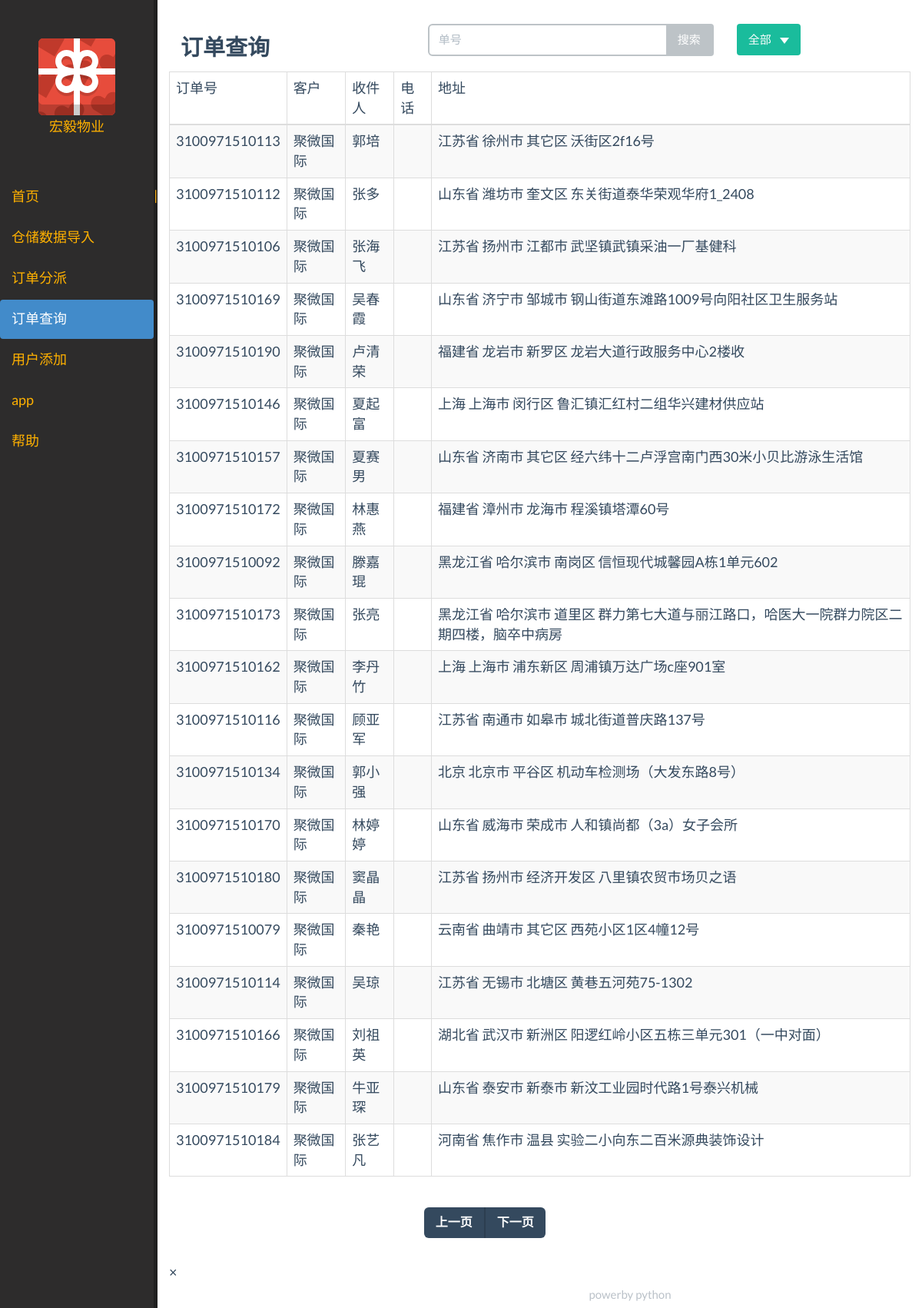
/order_post_by_condition/0, run on the app's committed database.
### apps/data/transgodatabase.py (models this page shows, shortened)
class Order(Base):
    __tablename__ = "order"
    ID = Column(String(20), primary_key=True)
    clienter = Column(String(20), nullable=False)
    tick = Column(String(20))
    user = Column(String(6))
    addr = Column(String(128), nullable=False)
    tel = Column(String(11))
    count = Column(Integer)
    express = Column(String(10))
    time = Column(DateTime,
            default=datetime.now)
    descript = Column(String(256))
    print_status = Column(String(5))
    cancel_status = Column(Boolean)
    status = Column(String(10), nullable=False, default="Import")
    courise = Column(Integer, ForeignKey("courise.courise_id"))

### apps/main/views.py (the view)
@main_app.route("/order_post_by_condition/<int:cond_type>", methods=["GET"])
def order_query_by_condition(cond_type=0):
    session = make_session()
    orders = session.query(Order)
    session = make_session()
    if cond_type == 0:
        orders = session.query(Order)\
                        .filter(Order.status == "Import")\
                        .filter(Order.courise == None)\
                        .order_by(Order.time)\
                        .limit(PAGE_COUNT)
    elif cond_type == 2:
        orders = session.query(Order)\
                        .filter(Order.status == "Finish")\
                        .order_by(Order.time)\
                        .limit(PAGE_COUNT)
    else:
        orders = session.query(Order)\
                        .filter(Order.status != "Finish")\
                        .filter(Order.courise != None)\
                        .order_by(Order.time)\
                        .limit(PAGE_COUNT)
    page_num = 2
    return render_template("order_post_frame.html",
                           orders=orders,
                           num=page_num)

### apps/data/transgodatabase.py (called while the page is built)
def make_session():
    Session = sessionmaker(bind=engine)
    session = Session()
    return session

### templates/order_post_frame.html (shortened to what this page needs)
{% extends "main_frame.html" %}
{% block main_content %}
{% include "order_post.html" %}
{% endblock %}

### templates/order_post.html (shortened to what this page needs)
{% extends "main_content.html" %}
{% block main_content %}
<br/>
<div>
    <div class="col-md-4"><h4>订单查询</h4></div>
    <div class="col-md-5">
        <div class="input-group">
            <input id="search_order_id" type="text" class="form-control" placeholder="单号"></input>
            <span class="input-group-btn">
                <button class="btn btn-default" onclick="searchOrder()" type="button">搜索</button>
            </span>
        </div>
    </div>
    <div class="col-md-3 btn-group">
        <button class="btn btn-primary dropdown-toggle" data-toggle="dropdown"
                aria-haspopup="true" aria-expanded="false">
            全部
            <span class="caret">
            </span>
        </button>
    </div>
<div>
<table class="table table-striped table-bordered table-hover">
    <thead>
        <tr>
            <td>订单号</td>
            <td>客户</td>
            <td>收件人</td>
            <td>电话</td>
            <td>地址</td>
        </tr>
    </thead>
    <tbody>
        {% for order in orders %}
        <tr>
            <td>{{order.ID}}</td>
            <td>{{order.clienter}}</td>
            <td>{{order.user}}</td>
            <td>{{order.tel}}</td>
            <td>{{order.addr}}</td>
        </tr>
        {% endfor %}
    </tbody>
</table>
<div class="row">
    <div class="col-md-6 col-md-offset-4">
        <nav>
            <ul class="pager">
                <li class="previous"><a href="/order_post_page/{{num - 1}}"><span aria-hidden="true">上一页</span></a></li>
                <li class="next"><a href="/order_post_page/{{num}}"><span aria-hidden="true">下一页</span></a></li>
            </ul>
        </nav>
    </div>
</div>
{% endblock %}

### static/css/trango.css (style rules this page uses)
a { color: #ffb100; }

### data on the page
Order: ID "3100971510113", clienter "聚微国际", user "郭培", addr "江苏省 徐州市 其它区 沃街区2f16号"
Order: ID "3100971510112", clienter "聚微国际", user "张多", addr "山东省 潍坊市 奎文区 东关街道泰华荣观华府1_2408"
Order: ID "3100971510106", clienter "聚微国际", user "张海飞", addr "江苏省 扬州市 江都市 武坚镇武镇采油一厂基健科"
Order: ID "3100971510169", clienter "聚微国际", user "吴春霞", addr "山东省 济宁市 邹城市 钢山街道东滩路1009号向阳社区卫生服务站"
Order: ID "3100971510190", clienter "聚微国际", user "卢清荣", addr "福建省 龙岩市 新罗区 龙岩大道行政服务中心2楼收"
Order: ID "3100971510146", clienter "聚微国际", user "夏起富", addr "上海 上海市 闵行区 鲁汇镇汇红村二组华兴建材供应站"
Order: ID "3100971510157", clienter "聚微国际", user "夏赛男", addr "山东省 济南市 其它区 经六纬十二卢浮宫南门西30米小贝比游泳生活馆"
Order: ID "3100971510172", clienter "聚微国际", user "林惠燕", addr "福建省 漳州市 龙海市 程溪镇塔潭60号"
Order: ID "3100971510092", clienter "聚微国际", user "滕嘉琨", addr "黑龙江省 哈尔滨市 南岗区 信恒现代城馨园A栋1单元602"
Order: ID "3100971510173", clienter "聚微国际", user "张亮", addr "黑龙江省 哈尔滨市 道里区 群力第七大道与丽江路口，哈医大一院群力院区二期四楼，脑卒中病房"
Order: ID "3100971510162", clienter "聚微国际", user "李丹竹", addr "上海 上海市 浦东新区 周浦镇万达广场c座901室"
Order: ID "3100971510116", clienter "聚微国际", user "顾亚军", addr "江苏省 南通市 如皋市 城北街道普庆路137号"
Order: ID "3100971510134", clienter "聚微国际", user "郭小强", addr "北京 北京市 平谷区 机动车检测场（大发东路8号）"
Order: ID "3100971510170", clienter "聚微国际", user "林婷婷", addr "山东省 威海市 荣成市 人和镇尚都（3a）女子会所"
Order: ID "3100971510180", clienter "聚微国际", user "窦晶晶", addr "江苏省 扬州市 经济开发区 八里镇农贸市场贝之语"
Order: ID "3100971510079", clienter "聚微国际", user "秦艳", addr "云南省 曲靖市 其它区 西苑小区1区4幢12号"
Order: ID "3100971510114", clienter "聚微国际", user "吴琼", addr "江苏省 无锡市 北塘区 黄巷五河苑75-1302"
Order: ID "3100971510166", clienter "聚微国际", user "刘祖英", addr "湖北省 武汉市 新洲区 阳逻红岭小区五栋三单元301（一中对面）"
Order: ID "3100971510179", clienter "聚微国际", user "牛亚琛", addr "山东省 泰安市 新泰市 新汶工业园时代路1号泰兴机械"
Order: ID "3100971510184", clienter "聚微国际", user "张艺凡", addr "河南省 焦作市 温县 实验二小向东二百米源典装饰设计"
